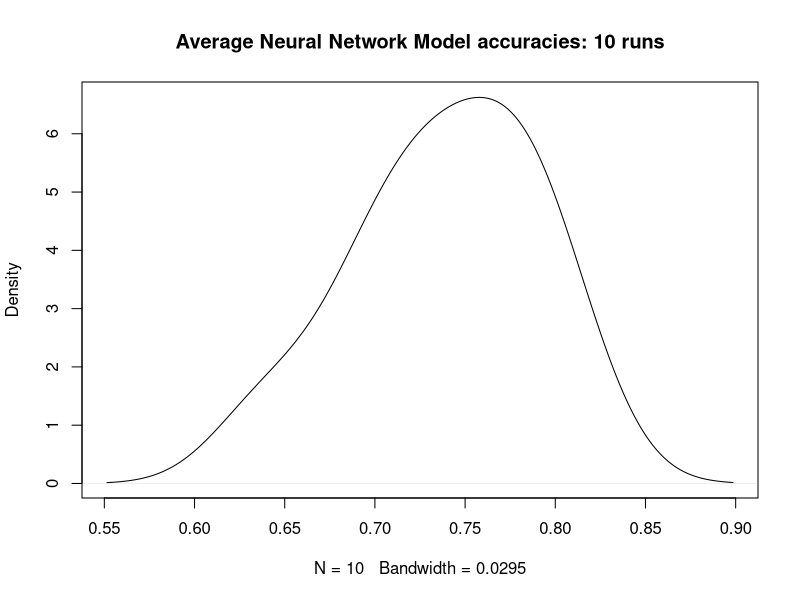

The R script that drew this image:
## ---- chunk 1
require(caret) #select tuning parameters
require(e1071) #SVM
## ---- chunk 2

eddat <- read.csv('EdgarMDPraveen1.csv', as.is = T);
attach(eddat)

## ---- chunk 3
dm6 <- eddat[which(group == 'AfA' | group == 'EA'| group == 'HSE'| group == 'HW'),];
colSums(is.na(eddat))
table(na.omit(dm6[,c(9,12,13,16,17,19,20,22,23,24,14,25,15,21,29)])$group)#18,,30

dm <- na.omit(dm6[,c(9,12,13,16,17,19,20,22,23,24,14,25,15,21,29)])
dm$group <- as.factor(dm$group)

dm <- cbind(dm["group"], scale(dm[,c(2:14)]) )
## ---- chunk 4

start_time <- Sys.time()
Accuracies <- c(0.00)
# suppress console output
sink('sinktest.txt')
for (i in seq(10))
{
  # sample
  inTrain <- createDataPartition(dm$group, p = .80, list = FALSE)
  dm.navg <- avNNet(dm[c(2:14)], dm$group, subset = inTrain, size = 2, rang = 0.5, decay = 5e-6, maxit = 200, repeats = 50)
  Accuracies[i] <- confusionMatrix(dm$group[-inTrain], predict(dm.navg, dm[-inTrain,], type = "class"))$overall["Accuracy"]
}
sink()
## ---- chunk 5
sink()
summary(Accuracies)
acclen = length(na.omit(Accuracies))
plot(density(Accuracies), main = paste('Average Neural Network Model accuracies:',acclen, 'runs') )

